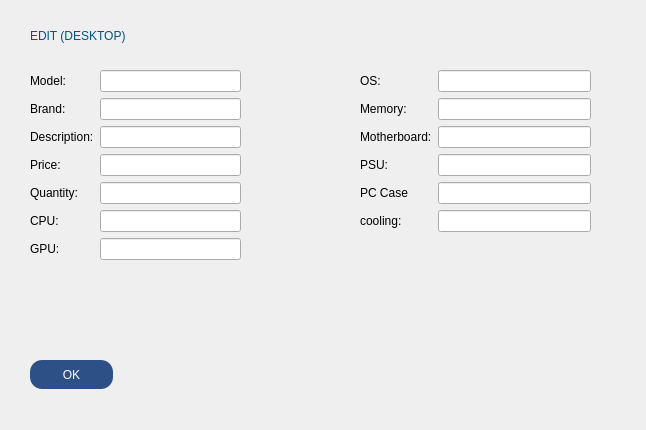
<?xml version="1.0" encoding="UTF-8"?>
<ui version="4.0">
 <class>edit_device_desktop</class>
 <widget class="QDialog" name="edit_device_desktop">
  <property name="geometry">
   <rect>
    <x>0</x>
    <y>0</y>
    <width>646</width>
    <height>430</height>
   </rect>
  </property>
  <property name="windowTitle">
   <string>Dialog</string>
  </property>
  <widget class="QPushButton" name="OK_btn">
   <property name="geometry">
    <rect>
     <x>30</x>
     <y>360</y>
     <width>83</width>
     <height>29</height>
    </rect>
   </property>
   <property name="styleSheet">
    <string notr="true">color: rgb(255, 255, 255);
background: rgb(45, 81, 135);
border-radius: 12px;</string>
   </property>
   <property name="text">
    <string>OK</string>
   </property>
  </widget>
  <widget class="QWidget" name="formLayoutWidget">
   <property name="geometry">
    <rect>
     <x>30</x>
     <y>70</y>
     <width>211</width>
     <height>267</height>
    </rect>
   </property>
   <layout class="QFormLayout" name="formLayout_3">
    <item row="0" column="0">
     <widget class="QLabel" name="label_4">
      <property name="text">
       <string>Model:</string>
      </property>
     </widget>
    </item>
    <item row="1" column="0">
     <widget class="QLabel" name="label_5">
      <property name="text">
       <string>Brand:</string>
      </property>
     </widget>
    </item>
    <item row="1" column="1">
     <widget class="QLineEdit" name="brand_lineEdit"/>
    </item>
    <item row="2" column="0">
     <widget class="QLabel" name="label_3">
      <property name="text">
       <string>Description:</string>
      </property>
     </widget>
    </item>
    <item row="2" column="1">
     <widget class="QLineEdit" name="des_lineEdit"/>
    </item>
    <item row="3" column="0">
     <widget class="QLabel" name="label_6">
      <property name="text">
       <string>Price:</string>
      </property>
     </widget>
    </item>
    <item row="3" column="1">
     <widget class="QLineEdit" name="price_lineEdit"/>
    </item>
    <item row="4" column="0">
     <widget class="QLabel" name="label_7">
      <property name="text">
       <string>Quantity:</string>
      </property>
     </widget>
    </item>
    <item row="4" column="1">
     <widget class="QLineEdit" name="quantity_lineEdit"/>
    </item>
    <item row="5" column="0">
     <widget class="QLabel" name="label_8">
      <property name="text">
       <string>CPU:</string>
      </property>
     </widget>
    </item>
    <item row="5" column="1">
     <widget class="QLineEdit" name="cpu"/>
    </item>
    <item row="6" column="0">
     <widget class="QLabel" name="label_11">
      <property name="text">
       <string>GPU:</string>
      </property>
     </widget>
    </item>
    <item row="6" column="1">
     <widget class="QLineEdit" name="gpu"/>
    </item>
    <item row="0" column="1">
     <widget class="QLineEdit" name="model_lineEdit"/>
    </item>
   </layout>
  </widget>
  <widget class="QWidget" name="formLayoutWidget_2">
   <property name="geometry">
    <rect>
     <x>360</x>
     <y>70</y>
     <width>231</width>
     <height>232</height>
    </rect>
   </property>
   <layout class="QFormLayout" name="formLayout_4">
    <item row="0" column="0">
     <widget class="QLabel" name="label_12">
      <property name="text">
       <string>OS:</string>
      </property>
     </widget>
    </item>
    <item row="0" column="1">
     <widget class="QLineEdit" name="os_lineEdit"/>
    </item>
    <item row="1" column="0">
     <widget class="QLabel" name="label_13">
      <property name="text">
       <string>Memory:</string>
      </property>
     </widget>
    </item>
    <item row="1" column="1">
     <widget class="QLineEdit" name="memory"/>
    </item>
    <item row="2" column="0">
     <widget class="QLabel" name="label_15">
      <property name="text">
       <string>Motherboard:</string>
      </property>
     </widget>
    </item>
    <item row="3" column="0">
     <widget class="QLabel" name="label_18">
      <property name="text">
       <string>PSU:</string>
      </property>
     </widget>
    </item>
    <item row="3" column="1">
     <widget class="QLineEdit" name="psu"/>
    </item>
    <item row="4" column="0">
     <widget class="QLabel" name="label_19">
      <property name="text">
       <string>PC Case</string>
      </property>
     </widget>
    </item>
    <item row="4" column="1">
     <widget class="QLineEdit" name="pc_case"/>
    </item>
    <item row="5" column="0">
     <widget class="QLabel" name="label_20">
      <property name="text">
       <string>cooling:</string>
      </property>
     </widget>
    </item>
    <item row="5" column="1">
     <widget class="QLineEdit" name="cooling"/>
    </item>
    <item row="2" column="1">
     <widget class="QLineEdit" name="motherboard"/>
    </item>
   </layout>
  </widget>
  <widget class="QLabel" name="label">
   <property name="geometry">
    <rect>
     <x>30</x>
     <y>20</y>
     <width>441</width>
     <height>31</height>
    </rect>
   </property>
   <property name="styleSheet">
    <string notr="true">font: 22pt &quot;Tw Cen MT Condensed Extra Bold&quot;;
color: rgb(0, 85, 127);</string>
   </property>
   <property name="text">
    <string>EDIT (DESKTOP)</string>
   </property>
  </widget>
 </widget>
 <resources/>
 <connections/>
</ui>
